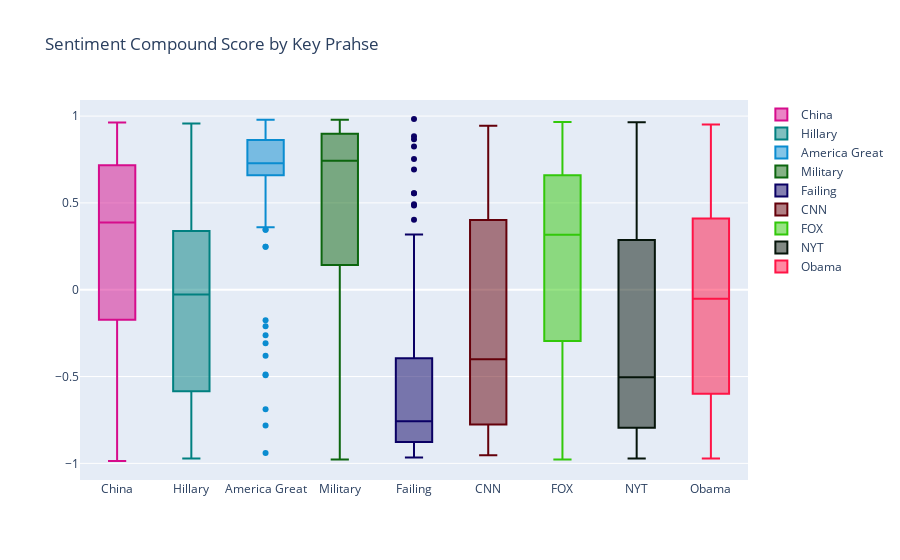

Notebook cell for this chart:
### Code cell
trace0 = go.Box(
    y=df_china.Compound,
    name = 'China',
    marker = dict(
        color = 'rgb(214, 12, 140)',
    )
)
trace1 = go.Box(
    y=df_hillary.Compound,
    name = 'Hillary',
    marker = dict(
        color = 'rgb(0, 128, 128)',
    )
)
trace2 = go.Box(
    y=df_america_great.Compound,
    name = 'America Great',
    marker = dict(
        color = 'rgb(10, 140, 208)',
    )
)
trace3 = go.Box(
    y=df_military.Compound,
    name = 'Military',
    marker = dict(
        color = 'rgb(12, 102, 14)',
    )
)
trace4 = go.Box(
    y=df_failing.Compound,
    name = 'Failing',
    marker = dict(
        color = 'rgb(10, 0, 100)',
    )
)
trace5 = go.Box(
    y=df_cnn.Compound,
    name = 'CNN',
    marker = dict(
        color = 'rgb(100, 0, 10)',
    )
)
trace6 = go.Box(
    y=df_fox.Compound,
    name = 'FOX',
    marker = dict(
        color = 'rgb(50, 200, 10)',
    )
)
trace7 = go.Box(
    y=df_nyt.Compound,
    name = 'NYT',
    marker = dict(
        color = 'rgb(5, 20, 10)',
    )
)

trace8 = go.Box(
    y=df_obama.Compound,
    name = 'Obama',
    marker = dict(
        color = 'rgb(300, 20, 70)',
    )
)


data = [trace0, trace1, trace2, trace3, trace4, trace5, trace6, trace7,trace8]
layout = go.Layout(
    title = "Sentiment Compound Score by Key Prahse"
)

fig = go.Figure(data=data,layout=layout)
fig.show()

### Figure 1 — Plotly figure (JSON) as saved in the notebook; plotly's stock layout.template omitted (floating-point values rounded to 4 significant figures; data arrays with more than 128 entries replaced by an {"elided": "..."} marker saying what was removed)
{"data": [{"marker": {"color": "rgb(214, 12, 140)"}, "name": "China", "type": "box", "y": {"elided": "319 float values"}}, {"marker": {"color": "rgb(0, 128, 128)"}, "name": "Hillary", "type": "box", "y": {"elided": "889 float values"}}, {"marker": {"color": "rgb(10, 140, 208)"}, "name": "America Great", "type": "box", "y": {"elided": "321 float values"}}, {"marker": {"color": "rgb(12, 102, 14)"}, "name": "Military", "type": "box", "y": {"elided": "325 float values"}}, {"marker": {"color": "rgb(10, 0, 100)"}, "name": "Failing", "type": "box", "y": {"elided": "141 float values"}}, {"marker": {"color": "rgb(100, 0, 10)"}, "name": "CNN", "type": "box", "y": {"elided": "239 float values"}}, {"marker": {"color": "rgb(50, 200, 10)"}, "name": "FOX", "type": "box", "y": {"elided": "561 float values"}}, {"marker": {"color": "rgb(5, 20, 10)"}, "name": "NYT", "type": "box", "y": {"elided": "318 float values"}}, {"marker": {"color": "rgb(300, 20, 70)"}, "name": "Obama", "type": "box", "y": {"elided": "431 float values"}}], "layout": {"autosize": true, "title": {"text": "Sentiment Compound Score by Key Prahse"}, "xaxis": {"autorange": true, "range": [-0.5, 8.5], "type": "category"}, "yaxis": {"autorange": true, "range": [-1.096, 1.093], "type": "linear"}}}
